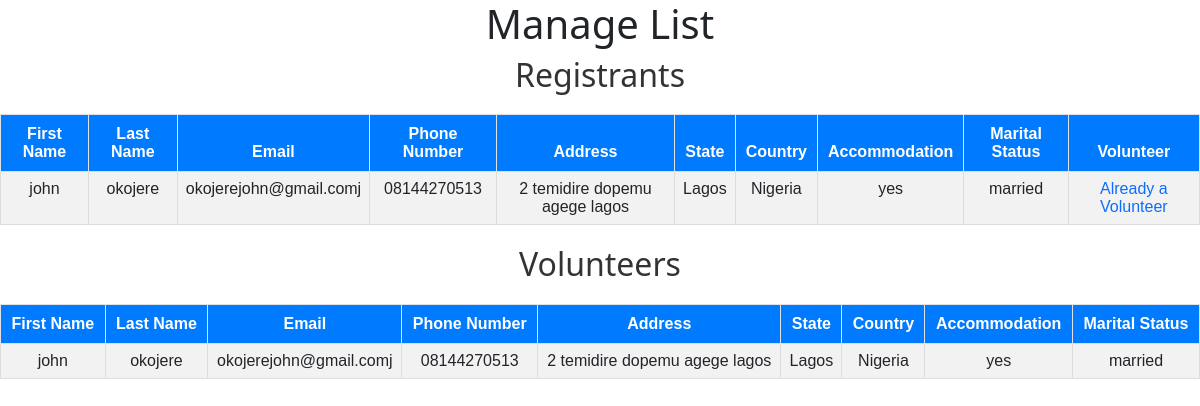
Before: /register/manage/ with the older database file.
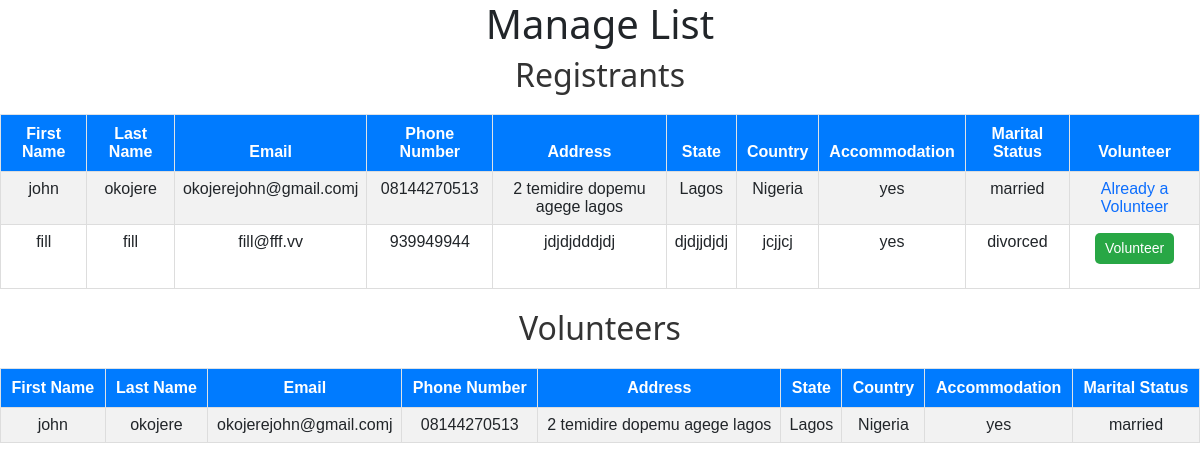
After: the same page with the newer database file.
### registration/models.py (models this page shows, shortened)
class Registrant(models.Model):
    first_name = models.CharField(max_length=100)
    last_name = models.CharField(max_length=100)
    email = models.EmailField(unique=True)
    phone_number = models.CharField(max_length=15)
    address = models.CharField(max_length=255)
    state = models.CharField(max_length=100)
    country = models.CharField(max_length=100)
    accommodation = models.CharField(
        max_length=3,
        choices=[('yes', 'Yes'), ('no', 'No')],
        verbose_name="Do you need Accommodation"
    )
    marital_status = models.CharField(
        max_length=10,
        choices=[
            ('single', 'Single'),
            ('married', 'Married'),
            ('divorced', 'Divorced'),
            ('widowed', 'Widowed')
        ]
    )
    qr_code = models.ImageField(upload_to='qrcodes/', blank=True)

class Volunteer(models.Model):
    registrant = models.OneToOneField(Registrant, on_delete=models.CASCADE)
    role = models.CharField(max_length=100, blank=True, null=True)

### registration/views.py (the view, shortened to what this page needs)
# urls.py: path('manage/', views.manage_registration_and_volunteers, name='manage_registrations'),  # Manage registrations and volunteers
def manage_registration_and_volunteers(request):
    registrants = Registrant.objects.all()
    volunteers = Volunteer.objects.all()
    inhouse_members = InHouse.objects.all()
    return render(request, 'registration/manage.html', {
        'registrants': registrants,
        'volunteers': volunteers,
        'inhouse_members': inhouse_members,
    })

### template/registration/manage.html (shortened to what this page needs)
{% load static %}
{% block content %}
<link rel="stylesheet" href="https://cdn.datatables.net/1.13.6/css/jquery.dataTables.min.css">
<link href="https://cdn.jsdelivr.net/npm/bootstrap@5.3.0-alpha1/dist/css/bootstrap.min.css" rel="stylesheet">
<link rel="stylesheet" href="https://cdn.datatables.net/buttons/2.2.2/css/buttons.dataTables.min.css">
<div class="">
    <h1 class="h1">Manage List</h1>
    <h2>Registrants</h2>
    <table id="registrantsTable" class="table table-striped table-bordered">
        <thead>
            <tr>
                <th>First Name</th>
                <th>Last Name</th>
                <th>Email</th>
                <th>Phone Number</th>
                <th>Address</th>
                <th>State</th>
                <th>Country</th>
                <th>Accommodation</th>
                <th>Marital Status</th>
                <th>Volunteer</th>
            </tr>
        </thead>
        <tbody>
            {% for registrant in registrants %}
            <tr>
                <td>{{ registrant.first_name }}</td>
                <td>{{ registrant.last_name }}</td>
                <td>{{ registrant.email }}</td>
                <td>{{ registrant.phone_number }}</td>
                <td>{{ registrant.address }}</td>
                <td>{{ registrant.state }}</td>
                <td>{{ registrant.country }}</td>
                <td>{{ registrant.accommodation }}</td>
                <td>{{ registrant.marital_status }}</td>
                <td>
                    {% if not registrant.volunteer %}
                    <form method="POST">
                        <button type="submit" class="btn btn-success">Volunteer</button>
                    </form>
                    {% else %}
                    <span class="text-primary">Already a Volunteer</span>
                    {% endif %}
                </td>
            </tr>
            {% endfor %}
        </tbody>
    </table>
    <h2>Volunteers</h2>
    <table id="volunteersTable" class="table table-striped table-bordered">
        <thead>
            <tr>
                <th>First Name</th>
                <th>Last Name</th>
                <th>Email</th>
                <th>Phone Number</th>
                <th>Address</th>
                <th>State</th>
                <th>Country</th>
                <th>Accommodation</th>
                <th>Marital Status</th>
            </tr>
        </thead>
        <tbody>
            {% for volunteer in volunteers %}
            <tr>
                <td>{{ volunteer.registrant.first_name }}</td>
                <td>{{ volunteer.registrant.last_name }}</td>
                <td>{{ volunteer.registrant.email }}</td>
                <td>{{ volunteer.registrant.phone_number }}</td>
                <td>{{ volunteer.registrant.address }}</td>
                <td>{{ volunteer.registrant.state }}</td>
                <td>{{ volunteer.registrant.country }}</td>
                <td>{{ volunteer.registrant.accommodation }}</td>
                <td>{{ volunteer.registrant.marital_status }}</td>
            </tr>
            {% endfor %}
        </tbody>
    </table>
</div>
{% endblock %}

Changed rows visible on the page:
added Registrant: first_name "fill", last_name "fill", email "fill@fff.vv", phone_number "939949944", address "jdjdjdddjdj", state "djdjjdjdj", country "jcjjcj", accommodation "yes", marital_status "divorced"
